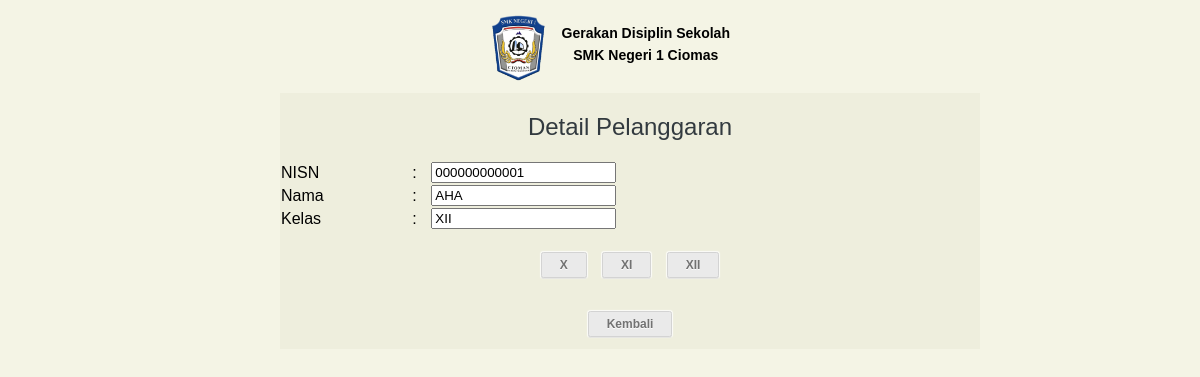
Page /admin/tampil.php?nisn=000000000001 (signed in) on the committed database.
### tables this page shows
CREATE TABLE IF NOT EXISTS `siswa` (
  `nisn` varchar(12) DEFAULT NULL,
  `nama` varchar(255) DEFAULT NULL,
  `kelas` varchar(3) NOT NULL,
  `jurusan` varchar(3) NOT NULL,
  `namaortu` varchar(100) NOT NULL,
  `alamat` varchar(200) NOT NULL,
  `nohp` varchar(12) NOT NULL,
  `point` int(3) NOT NULL DEFAULT '100'
);

### admin/tampil.php (the view, shortened to what this page needs)
<html>
<head>
	<link rel="stylesheet" href="../css/tampil.css" type="text/css">
</head>
<body>
	<?php
		$nisn = $_REQUEST['nisn'];
		$sql2 = "select *from siswa where nisn='$nisn'";
		$query2 = mysql_query($sql2);
		$data2 = mysql_fetch_assoc($query2);
	?>
	<div class="bungkus">
		<form action="" method="POST">
			<h3 style="float:right; text-align:center; margin:15px 370px 0 0;">
			Gerakan Disiplin Sekolah<br>SMK Negeri 1 Ciomas</h3>
			<img src="../images/baru.png" width="auto" height="70px" style="float:left; margin:5px 0 0 385px;">
			<div class="content">
				<table border="0" align="center">
					<caption><h2>Detail Pelanggaran</h2></caption>
					<tbody>
						<tr>
							<td>NISN</td>
							<td>:</td>
							<td><input type="text" name="nisn" value="<?php echo $data2['nisn'] ?>" readonly></td>
						</tr>
						<tr>
							<td>Nama</td>
							<td>:</td>
							<td><input type="text" name="nama" value="<?php echo $data2['nama'] ?>" readonly></td>
						</tr>
						<tr>
							<td>Kelas</td>
							<td>:</td>
							<td><input type="text" name="kelas" value="<?php echo $data2['kelas'] ?>" readonly></td>
						</tr>
					</table>
			<br>
		<form method="post">
		<input type="submit" name="x" value="X" class="enjoy-css">
		<input type="submit" name="xi" value="XI" class="enjoy-css">
		<input type="submit" name="xii" value="XII" class="enjoy-css">
		</form>
	<br><br>
	<input type="submit" name="kembali" value="Kembali" class="enjoy-css">
	</div>
</div>
</body>
</html>

### css/tampil.css (style rules this page uses)
body { background:#f4f4e5; font:normal 12px/1.8em Arial, Helvetica, sans-serif; }
h2 { font:normal 24px/1.5em Arial, Helvetica, sans-serif; padding:8px 0; margin:8px 0; color:#323a3f; }
.bungkus { width:1000px; margin-right: auto; margin-left: auto; }
.content { margin:10px 0 10px 180px; text-align: center; float:left; width:700px; background-color: #eeeedd; }
.enjoy-css { display: inline-block; -webkit-box-sizing: content-box; -moz-box-sizing: content-box; box-sizing: content-box; margin: 0 0.5em 1em 0.5em; padding: 0 1.5em; border: 1px solid rgba(211,211,211,1); -webkit-border-radius: 0.2em; border-radius: 0.2em; font: normal normal bold 1em/2em Arial, Helvetica, sans-serif; color: rgba(114,114,114,1); -o-text-overflow: clip; text-overflow: clip; white-space: nowrap; background: rgba(234,234,234,1); -webkit-box-shadow: 0 0 1px 1px rgba(255,255,255,0.8) , 0 1px 0 0 rgba(0,0,0,0.298039) ; box-shadow: 0 0 1px 1px rgba(255,255,255,0.8) , 0 1px 0 0 rgba(0,0,0,0.298039) ; text-shadow: 0 1px 0 rgba(255,255,255,0.8) ; -webkit-transition: all 200ms cubic-bezier(0.42, 0, 0.58, 1) 10ms; -moz-transition: all 200ms cubic-bezier(0.42, 0, 0.58, 1) 10ms; -o-transition: all 200ms cubic-bezier(0.42, 0, 0.58, 1) 10ms; transition: all 200ms cubic-bezier(0.42, 0, 0.58, 1) 10ms; }
table { border-collapse: collapse; border-spacing: 0; width: 100%; }

### rows in the picture
siswa: nisn "000000000001", nama "AHA", kelas "XII"
